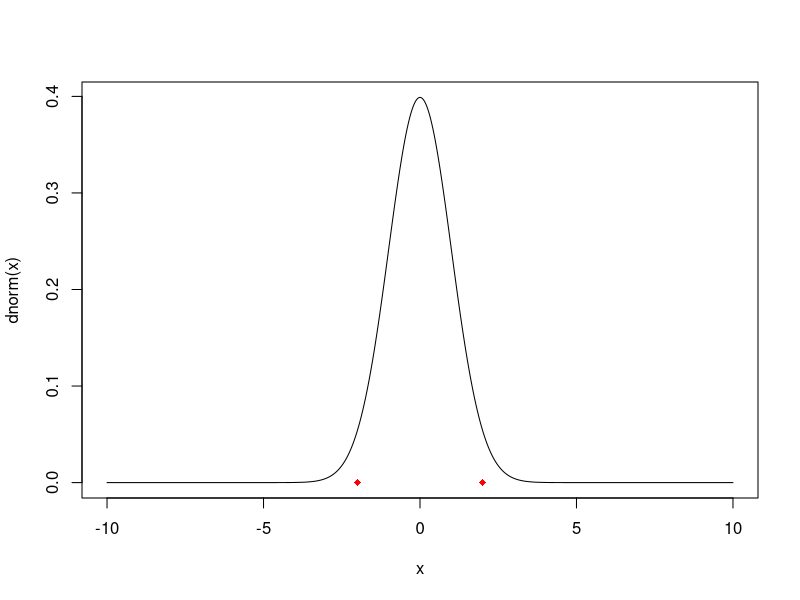

Write R code to recreate this figure.
# Ein Bekannter behauptet, die Bevölkerung sei indifferent in Bezug auf die Bedeutung
# des Ausbaus des Schienennetzes zur Bewältigung der Klimaprobleme.
# Sie bezweifeln diese Aussage und befragen 100 Personen.
# 60% der Befragten halten den Ausbau für wichtig.
# Kann von einer statistisch signifikanten Tendenz gesprochen werden?

set.seed(1)

p_hat <- 0.60
n <- 100

# Wir definieren:
# H_0: p = 50%
# H_1: p != 50%
p_0 <- 0.5

# Die Daten sprechen dafür, dass p ungleich 50% ist, denn es ist recht
# unwahrscheinlich, dass 1000 Personen einen Anteil p_hat von 60% ergeben,
# wenn p tatsächlich 50% ist.

# Der Standardfehler ist 0.05.
# Man beachte, dass wir hier annehmen, dass der wahre Anteil p_0 ist.
# Später prüfen wir, inwieweit p_hat Anlass dazu gibt, H_0 zugunsten von H_1 zu verwerfen.
se <- sqrt(p_0 * (1 - p_0) / n)

# Wie viele Standardabweichungen ist unser p_hat von p_0 entfernt?
# z hat den Wert 2, d.h. es ist eher unwahrscheinlich, dass die vorliegenden
# Ergebnisse unter der Nullhypothese entstanden sind.
z <- (p_hat - p_0) / se

# Wie unwahrscheinlich dies ist, drückt der p-Wert als Wahrscheinlichkeit aus.
# Wir multiplizieren mit 2, da die Verteilung zwei Seiten hat.
# Das Ergebnis ist 4.5%, also verwerfen wir die Nullhypothese.
# Normalerweise verwendet man Signifikanzniveaus wie 1% oder 5%.
# Mit 1% ist unser Ergebnis nicht mehr signifikant.
2 * (1 - pnorm(z))

# Die beiden roten Punkte markieren, wo in der Standardnormalverteilung
# die ermittelten z-Werte liegen. Die Abbildung zeigt daher, wie äußerst
# unwahrscheinlich die erhaltenen Ergebnisse unter der Nullhypothese sind.
x <- seq(-10, 10, 0.01)
plot(x, dnorm(x), "l")
points(z, 0, pch = 18, col = "red")
points(-z, 0, pch = 18, col = "red")
